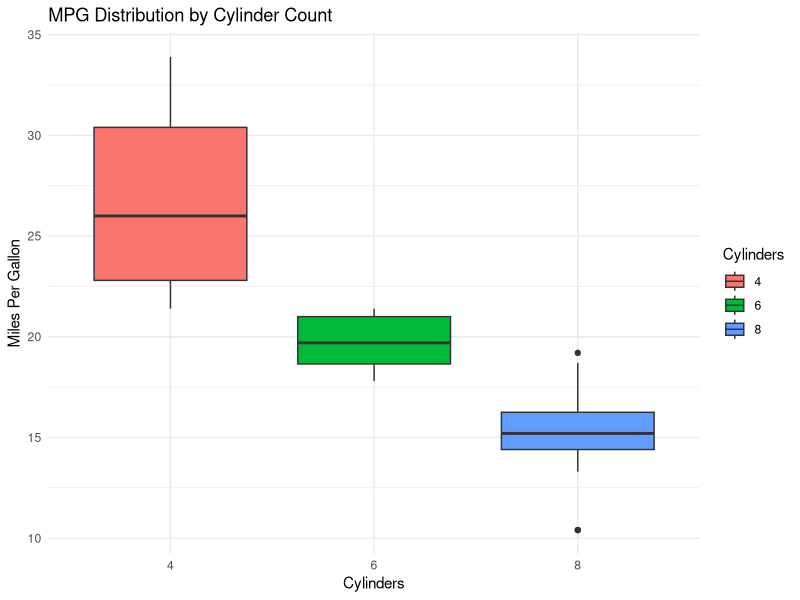

Generate this figure with R:
## ---- chunk 1
knitr::opts_chunk$set(echo = FALSE)
library(ggplot2)
## ---- chunk 2
ggplot(mtcars, aes(x = as.factor(cyl), y = mpg, fill = as.factor(cyl))) +
  geom_boxplot() +
  labs(title = "MPG Distribution by Cylinder Count",
       x = "Cylinders",
       y = "Miles Per Gallon",
       fill = "Cylinders") +
  theme_minimal()

